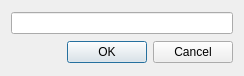
<?xml version="1.0" encoding="UTF-8"?>
<ui version="4.0">
 <class>addMaintenanceType_dialog</class>
 <widget class="QWidget" name="addMaintenanceType_dialog">
  <property name="geometry">
   <rect>
    <x>0</x>
    <y>0</y>
    <width>244</width>
    <height>76</height>
   </rect>
  </property>
  <property name="windowTitle">
   <string>Form</string>
  </property>
  <layout class="QVBoxLayout" name="verticalLayout">
   <item>
    <widget class="QLineEdit" name="maintenanceType_lineEdit"/>
   </item>
   <item>
    <widget class="QDialogButtonBox" name="buttonBox">
     <property name="standardButtons">
      <set>QDialogButtonBox::StandardButton::Cancel|QDialogButtonBox::StandardButton::Ok</set>
     </property>
    </widget>
   </item>
  </layout>
 </widget>
 <resources/>
 <connections/>
</ui>
